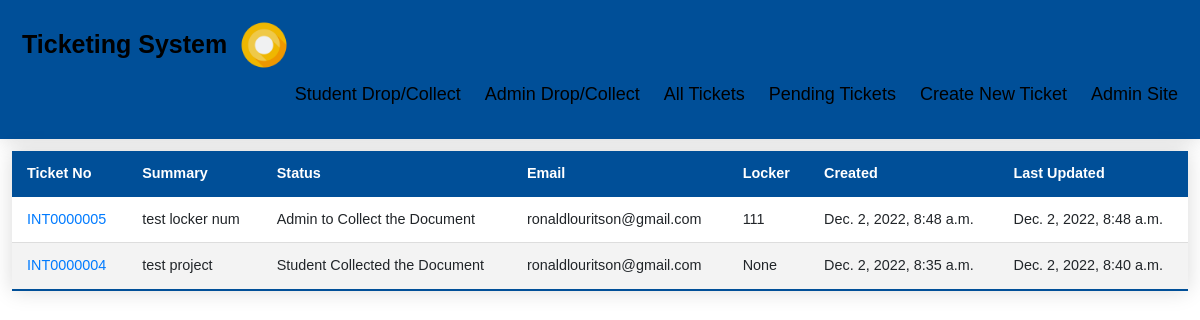
The page /ticket/pending on the database its author committed.
### ticketApp/models.py (models this page shows)
class Ticket(models.Model):
	title = models.CharField(max_length=100)
	requester_email = models.EmailField(blank=True,null=True)
	status = models.CharField(max_length=60, choices=TicketStatus.choices, default=TicketStatus.STUDENT_TO_DROP)
	description = models.TextField()
	locker_num = models.ForeignKey('Locker', limit_choices_to={'locker_status': 'Available'}, null=True, blank=True, default=None, on_delete=models.CASCADE)
	tag_num = models.IntegerField(blank=True,null=True,default=None)
	created_at = models.DateTimeField('created at', auto_now_add=True)
	updated_at = models.DateTimeField('updated at', auto_now=True)

class Locker(models.Model):
	locker_num = models.IntegerField(blank=True,null=True)
	locker_status = models.CharField(max_length=15, choices=LockerStatus.choices, default=LockerStatus.AVAILABLE)
	locker_available = models.BooleanField(default=True)
	created_at = models.DateTimeField('created at', auto_now_add=True)
	updated_at = models.DateTimeField('updated at', auto_now=True)
	def __str__(self):
		return str(self.locker_num)

### ticketApp/views.py (the view)
# urls.py: path('ticket/pending', views.pending_ticket, name='pending_ticket'),
def pending_ticket(request):
	tickets = Ticket.objects.exclude(Q(status='Completed') | Q(status='Void')).order_by('-created_at')[:20]
	return render(request,'ticket_pending.html', {'tickets': tickets})

### ticketApp/templates/ticket_pending.html (shortened to what this page needs)
{% extends 'base.html' %}
{% block content %}
<table class="styled-table">
	<thead>
		<tr>
			<th>Ticket No</th>
			<th>Summary</th>
			<th>Status</th>
			<th>Email</th>
			<th>Locker</th>
			<th>Created</th>
			<th>Last Updated</th>
		</tr>
	</thead>
	<tbody>
		{% for ticket in tickets %}
		<tr>
			<td><a href="/ticket/details/{{ticket.id}}">INT{{ticket.id|stringformat:"07d"}}</td>
			<td>{{ticket.title}}</td>
			<td>{{ticket.status}}</td>
			<td>{{ticket.requester_email}}</td>
			<td>{{ticket.locker_num}}</td>
			<td>{{ticket.created_at}}</td>
			<td>{{ticket.updated_at}}</td>
		</tr>
		{% endfor %}
	</tbody>
</table>
{% endblock %}

### static/style.css (style rules this page uses)
.styled-table { border-collapse: collapse; margin: 25px 0; width:98%; margin-top: 1%; margin-left:1%; margin-right:1%; font-size: 0.9em; font-family: sans-serif; min-width: 200px; box-shadow: 0 0 20px rgba(0, 0, 0, 0.15); }
.styled-table thead tr { background-color: #004f98; color: #ffffff; text-align: left; }
.styled-table th, .styled-table td { padding: 12px 15px; }
.styled-table tbody tr { border-bottom: 1px solid #dddddd; }
.styled-table tbody tr:nth-of-type(even) { background-color: #f3f3f3; }
.styled-table tbody tr:last-of-type { border-bottom: 2px solid #004f98; }

### rows shown on the page
Ticket: id "0000005", title "test locker num", status "Admin to Collect the Document", requester_email "ronaldlouritson@gmail.com", locker_num "111", created_at "Dec. 2, 2022, 8:48 a.m.", updated_at "Dec. 2, 2022, 8:48 a.m."
Ticket: id "0000004", title "test project", status "Student Collected the Document", requester_email "ronaldlouritson@gmail.com", locker_num "None", created_at "Dec. 2, 2022, 8:35 a.m.", updated_at "Dec. 2, 2022, 8:40 a.m."
